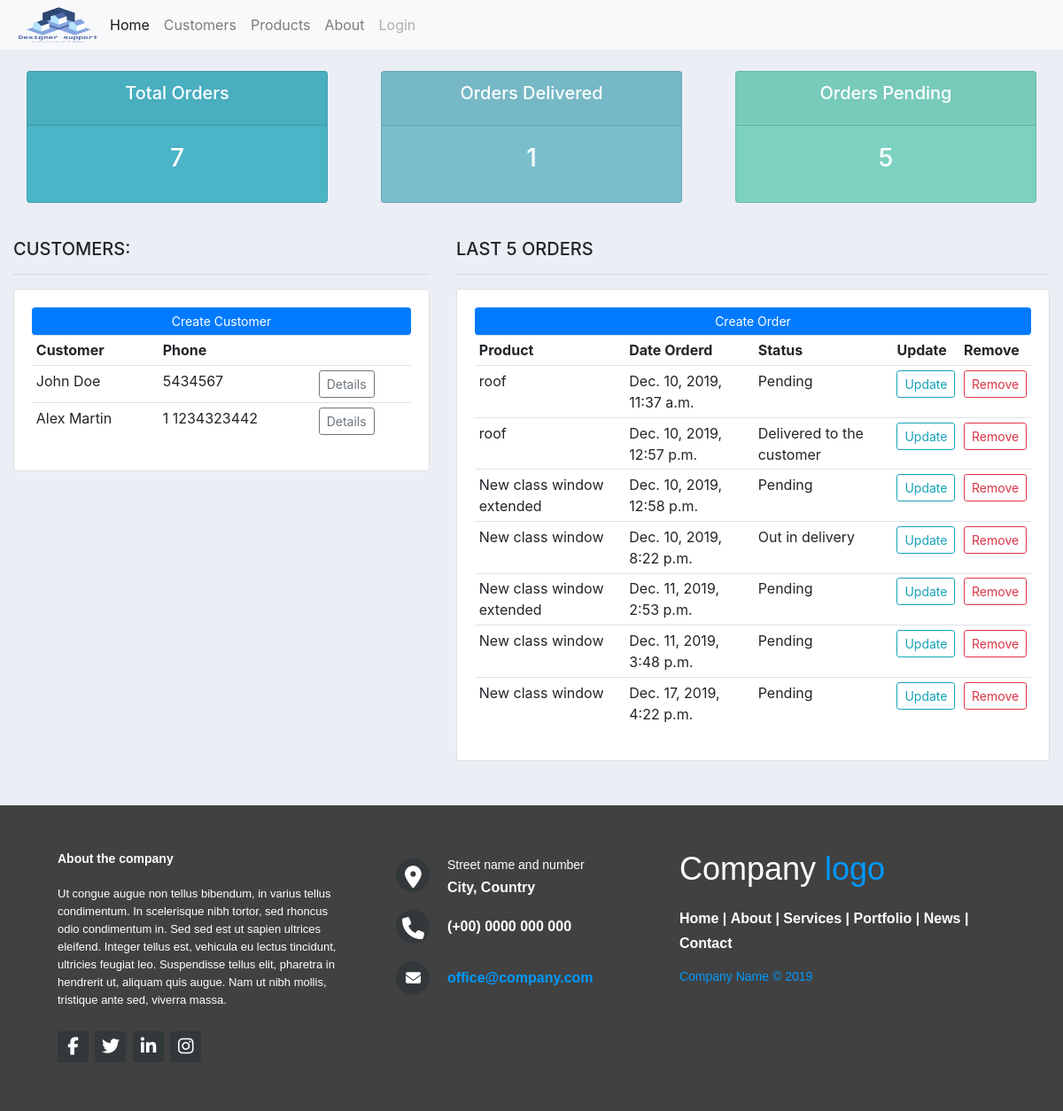
Before: / with the older database file.
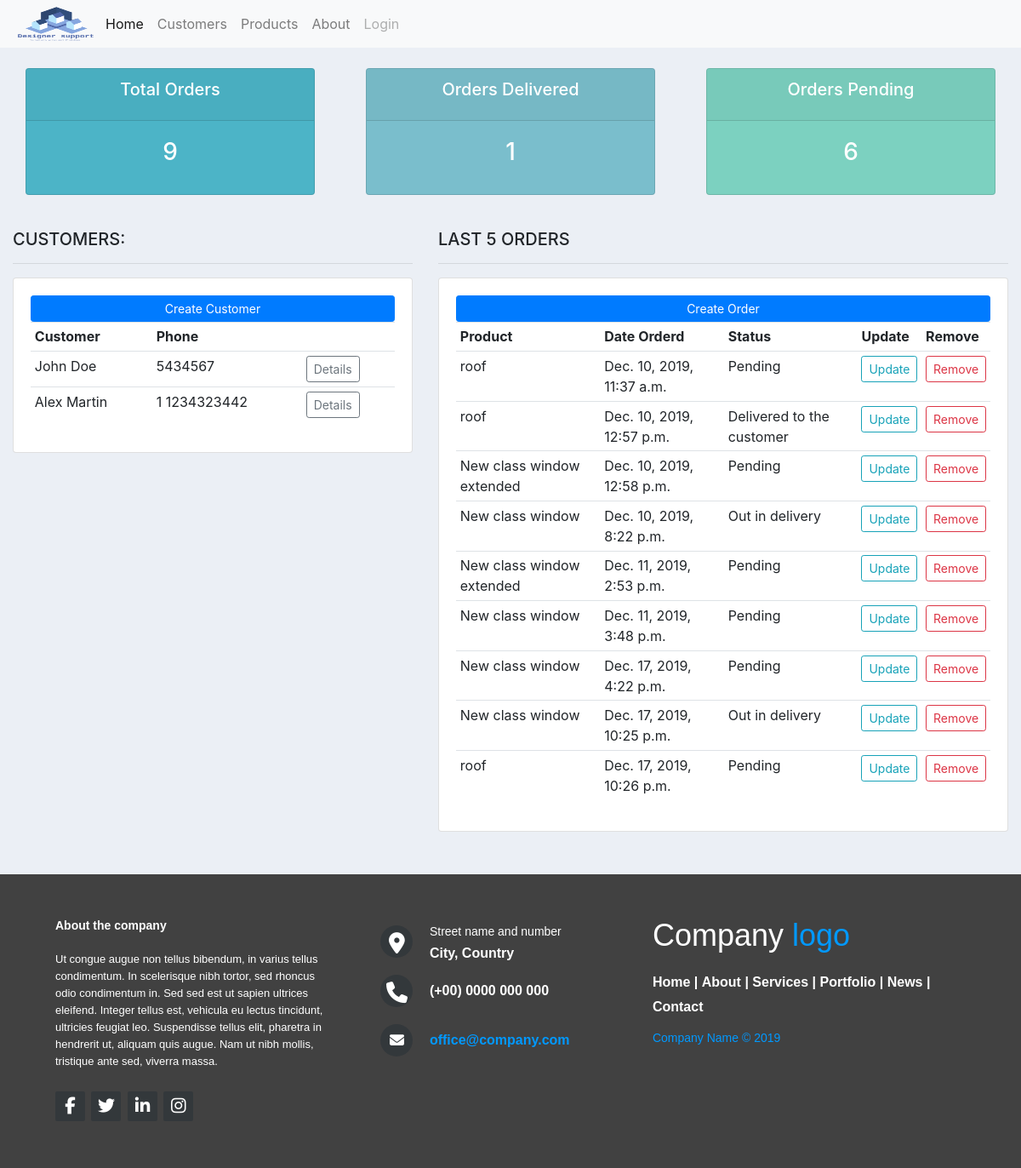
After: the same page with the newer database file.
### accounts/models.py (models this page shows, shortened)
class Customer(models.Model):
    name = models.CharField(max_length=200)
    phone = models.CharField(max_length=200, null=True)
    email = models.CharField(max_length=200,unique=True)
    date_created = models.DateTimeField(auto_now_add=True)

class Order(models.Model):
    customer = models.ForeignKey(Customer,null=True, on_delete=models.SET_NULL)
    product = models.ForeignKey(Product,null=True, on_delete=models.SET_NULL)
    STATUS = (
        ('PENDING', 'Pending'),
        ('UNDER_DELIVERY','Out in delivery'),
        ('DELIVERED', 'Delivered to the customer')
    )
    number = models.CharField(max_length=200)
    date_created = models.DateTimeField(auto_now_add=True)
    status = models.CharField(max_length=20, null=True, choices=STATUS)

class Product(models.Model):
    CATEGORY = (
        ('CAT1', 'Windows'),
        ('CAT2', 'Doors'),
        ('CAT3', 'Walls'),
    )
    name = models.CharField(max_length=200)
    price = models.FloatField()
    category = models.CharField(max_length=20, null=True, choices=CATEGORY)
    description = models.TextField(max_length=4000, null=True)
    date_created = models.DateTimeField(auto_now_add=True)
    tags = models.ManyToManyField(Tag)

### accounts/views.py (the view)
# urls.py: 2. Add a URL to urlpatterns:  path('', views.home, name='home')
def home(request):
    customers = Customer.objects.all()
    orders = Order.objects.all()
    total_customers = len(customers)
    total_orders = len(orders)
    delivered = len(orders.filter(status='DELIVERED'))
    pending = len(orders.filter(status='PENDING'))
    context = {'orders':orders, 'customers':customers,
                't_c':total_customers, 't_o':total_orders, 't_od':delivered, 't_op':pending}
    return render(request,'accounts/dashboard.html', context)

### accounts/templates/accounts/dashboard.html
{% extends "accounts/index.html" %}
{% block content %}
{%  include 'accounts/status.html' %}
<br>
<div class="row">
	<div class="col-md-5">
		<h5>CUSTOMERS:</h5>
		<hr>
		<div class="card card-body">
			<a class="btn btn-primary  btn-sm btn-block" href="">Create Customer</a>
			<table class="table table-sm">
				<tr>
					<th>Customer</th>
					<th>Phone</th>
                    <th></th>
				</tr>
                {% for c in customers %}
                    <tr>
                        <td>{{c.name}}</td>
                        <td>{{c.phone}}</td>
                        <td><a href="{% url 'customer' c.id %}" class="btn btn-sm btn-outline-secondary">Details</a></td>
				    </tr>
                {% endfor %}
			</table>
		</div>
	</div>
	<div class="col-md-7">
		<h5>LAST 5 ORDERS</h5>
		<hr>
		<div class="card card-body">
			<a class="btn btn-primary  btn-sm btn-block" href="{% url 'new_order' %}">Create Order</a>
			<table class="table table-sm">
				<tr>
					<th>Product</th>
					<th>Date Orderd</th>
					<th>Status</th>
					<th>Update</th>
					<th>Remove</th>
				</tr>
                {% for o in orders %}
                <tr>
					<td>{{o.product.name}}</td>
					<td>{{o.date_created}}</td>
					<td>{{o.get_status_display}}</td>
					<td><a href="{% url 'upd_order' o.id %}" class="btn btn-sm btn-outline-info">Update</a></td>
					<td><a href="{% url 'del_order' o.id %}" class="btn btn-sm btn-outline-danger">Remove</a></td>
				</tr>
                {% endfor %}
			</table>
		</div>
	</div>
</div>
{% endblock content %}

Changed rows visible on the page:
added Order: product.name "New class window", date_created "Dec. 17, 2019, 10:25 p.m.", status "Out in delivery"
added Order: product.name "roof", date_created "Dec. 17, 2019, 10:26 p.m.", status "Pending"
Other visible differences:
{{ t_o }}: "7" → "9"
{{ t_op }}: "5" → "6"
